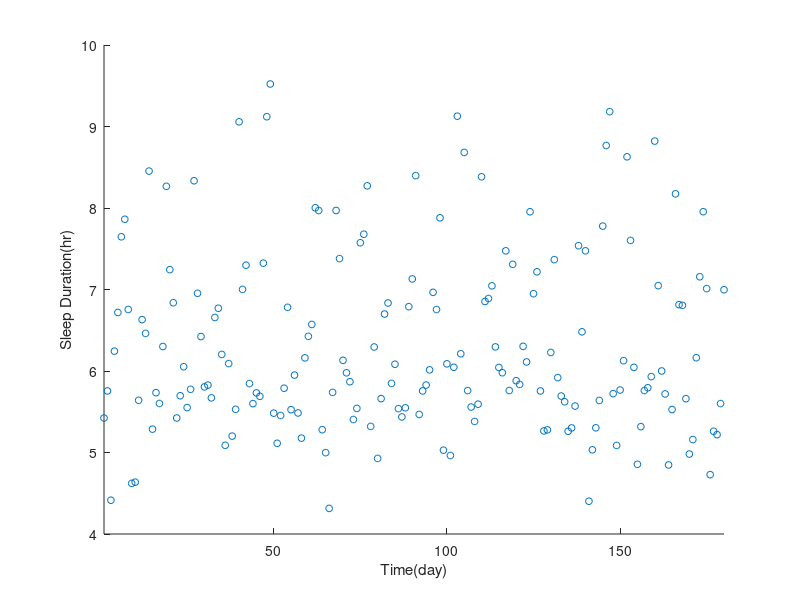

Write the MATLAB code that produced this figure. (Note: this script raises an error after producing the figure.)
% % Q1 a)
load('sleep.mat')
x = (1:1:180);
scatter(x,sleephours, 24);
xlim([1, 180])
xlabel('Time(day)')
ylabel('Sleep Duration(hr)')

% % Q1 b)
ave_sleep = roundn(sum(sleephours)/180, -2);
c = xcorr(sleephours-ave_sleep,'coeff');
plot(x, c(180:end,1));
xlim([1, 180])
xlabel('Time(day)')
ylabel('Sleep Duration Autocorrelation')

% Q1 e) sleep exactly 7 hours
t_fix = ones(180,1)*7;
plot(x, t_fix);
[c_fix, lag_fix] = xcorr(t_fix-7,'coeff');
plot(x, c_fix(180:end,1));
xlim([1, 180]);
ylim([-1, 1]);
legend('Correlation');
xlabel('Time(day)')
ylabel('Fixed Sleep Duration Autocorrelation')


% % Q2 a)
load('pain.mat')
sec = (0:0.5:699.5);
[AX,H1,H2]=plotyy([sec',sec'],[pu_left,pu_right],sec',therm);
set(AX,'Xlim',[0,700])
set(AX(1),'Ylim',[0, 2]) 
set(AX(2),'Ylim',[20, 60]) 
set(get(AX(1),'Ylabel'),'string',{'peripheral blood flow from the left forearm)';'peripheral blood flow from the right forearm'});
set(get(AX(2),'Ylabel'),'string','heat pain pulses (°C)');
xlabel({'Time (sec)'});
legend([H1(1),H1(2),H2],'Left','Right','pulse');

% Q2 b) i, ii
[c_pur, lag_pur]= xcorr(therm-(sum(therm)/1400), pu_right-(sum(pu_right)/1400), 'coeff');
time = lag_pur/fs;
plot(time, c_pur);
xlabel('Time (sec)');
ylabel('Cross-correlation');
title('CC between heat pain pulses and right forearm-peripheral blood flow');
[pri, mri] = min(c_pur);
[prx, mrx] = max(c_pur);

[c_pul, lag_pul] = xcorr(therm-(sum(therm)/1400), pu_left-(sum(pu_left)/1400), 'coeff');
time = lag_pul/fs;
plot(time, c_pul);
ylim([-0.65 0.3]);
xlabel('Time (sec)');
ylabel('Cross-correlation');
title('CC between heat pain pulses and left forearm-peripheral blood flow');
[pli, mli] = min(c_pul);
[plx, mlx] = max(c_pul);


